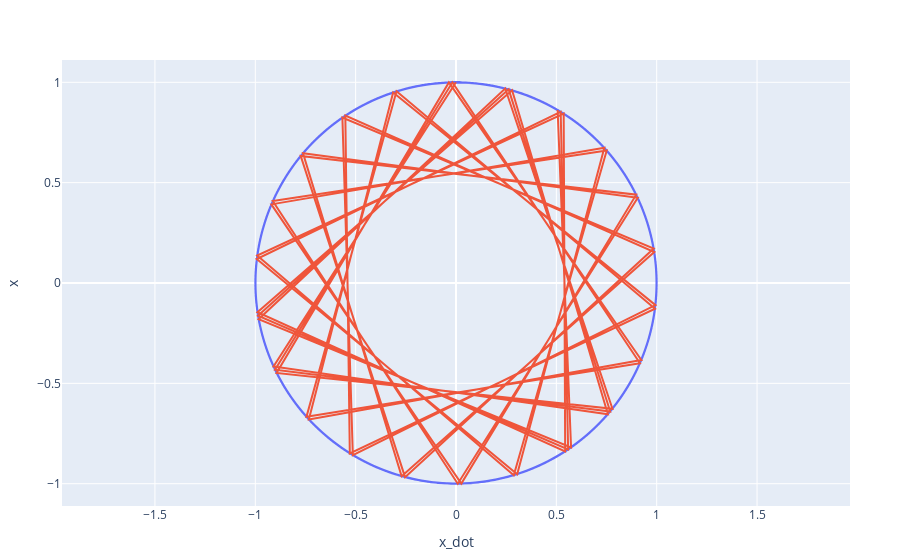

Source (notebook cell):
### Markdown cell above
Plot of solution and estimate for x versus x_dot

### Code cell
estimate = scatter(x=x_dot, y=x, mode="lines",name="Numerical Estimate")
solution = scatter(x=x_dot_sol, y=x_sol, mode="lines",name="Exact Solution")
layout = Layout(
    yaxis=attr(scaleanchor = "x",scaleratio = 1),
    xaxis_title="x_dot",
    yaxis_title="x",
    showlegend=false,
)

plot([solution, estimate], layout)

### Figure 1 — Plotly figure (JSON) as saved in the notebook; plotly's stock layout.template omitted (floating-point values rounded to 4 significant figures; data arrays with more than 128 entries replaced by an {"elided": "..."} marker saying what was removed)
{"data": [{"mode": "lines", "name": "Exact Solution", "type": "scatter", "x": {"elided": "1001 float values"}, "y": {"elided": "1001 float values"}}, {"mode": "lines", "name": "Numerical Estimate", "type": "scatter", "x": [0, -0.9093, 0.7568, 0.2794, -0.9894, 0.544, 0.5366, -0.9906, 0.2879, 0.751, -0.9129, 0.008851, 0.9056, -0.7626, -0.2709, 0.988, -0.5514, -0.5291, 0.9918, -0.2964, -0.7451, 0.9165, -0.0177, -0.9018, 0.7683, 0.2624, -0.9866, 0.5588, 0.5216, -0.9929, 0.3048, 0.7392, -0.92, 0.02655, 0.8979, -0.7739, -0.2538, 0.9851, -0.5661, -0.514, 0.9939, -0.3132, -0.7332, 0.9235, -0.0354, -0.894, 0.7795, 0.2453, -0.9836, 0.5734, 0.5064], "y": [1, -0.4161, -0.6536, 0.9602, -0.1455, -0.8391, 0.8439, 0.1367, -0.9577, 0.6603, 0.4081, -1.0, 0.4242, 0.6469, -0.9626, 0.1543, 0.8342, -0.8486, -0.128, 0.9551, -0.6669, -0.4, 0.9998, -0.4322, -0.6401, 0.965, -0.163, -0.8293, 0.8532, 0.1192, -0.9524, 0.6735, 0.3919, -0.9996, 0.4401, 0.6333, -0.9673, 0.1717, 0.8243, -0.8578, -0.1104, 0.9497, -0.68, -0.3837, 0.9994, -0.4481, -0.6264, 0.9695, -0.1804, -0.8193, 0.8623]}], "layout": {"margin": {"b": 50, "l": 50, "r": 50, "t": 60}, "showlegend": false, "xaxis": {"title": {"text": "x_dot"}}, "yaxis": {"scaleanchor": "x", "scaleratio": 1, "title": {"text": "x"}}}}
